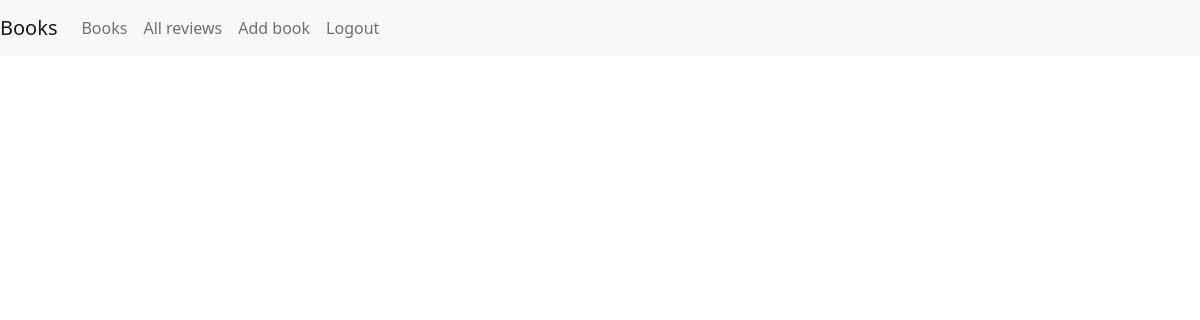
Page /app/review_list/ (signed in) on the earlier database version.
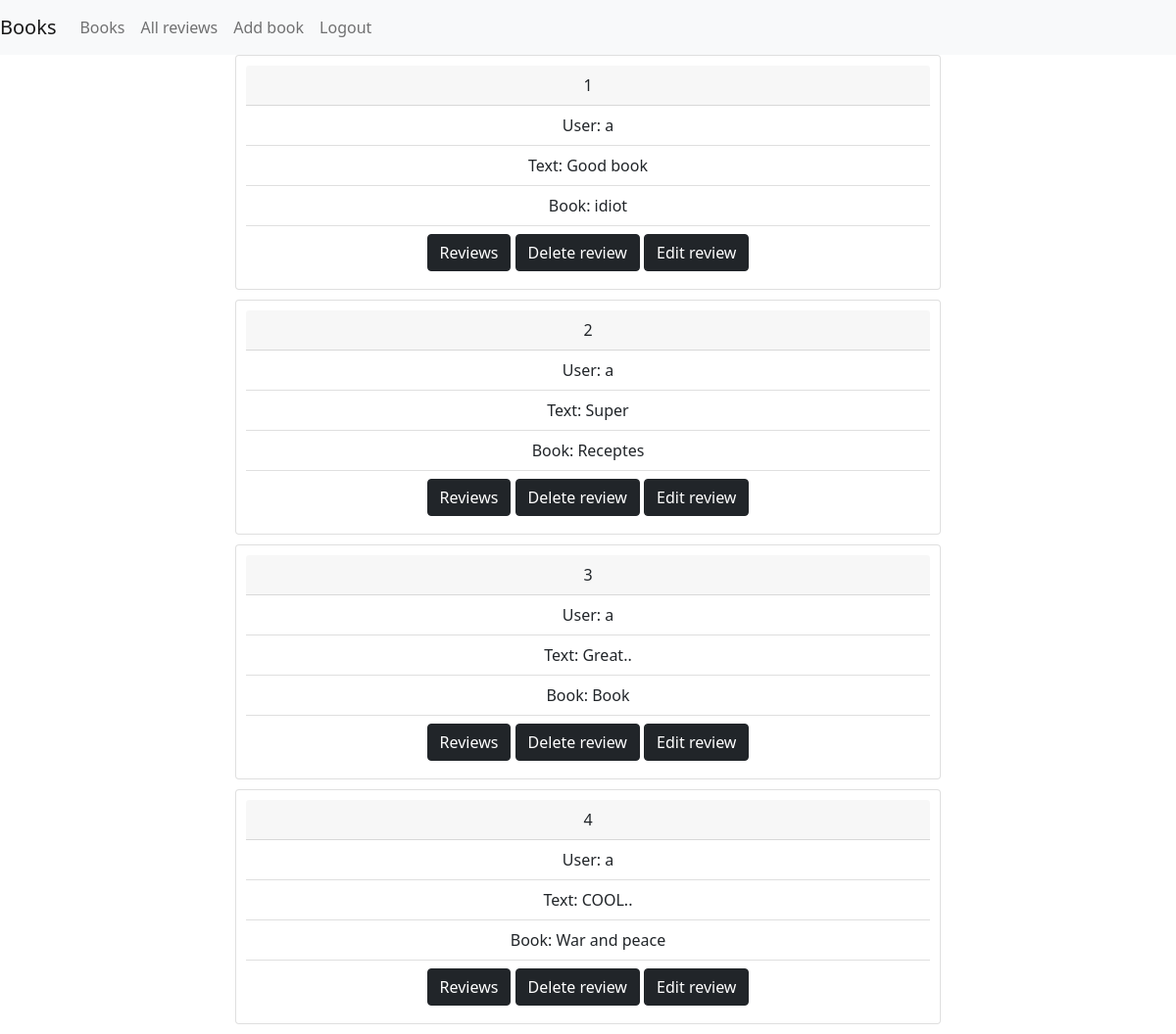
Same page on the later database version.
### app_tutorial/models.py (models this page shows, shortened)
class Review(models.Model):
    user = models.ForeignKey(User, on_delete = models.CASCADE)
    book = models.ForeignKey(Book, on_delete= models.CASCADE)
    text = models.TextField()

class Book(models.Model):
    name = models.CharField(max_length=255)
    pages_number = models.IntegerField(default=100)
    price = models.DecimalField(max_digits=10, decimal_places=2)
    description = models.TextField(null=True,blank=True)
    def __str__(self):
        return self.name

### app_tutorial/views.py (the view)
# urls.py: path('review_list/', views.review_list, name='review_list'),
def review_list(request):
    reviews = Review.objects.all()
    return render(request, 'review_list.html', {'reviews': reviews})

### templates/review_list.html
{% extends 'base.html'%}
{%block content%}
{% for review in reviews %}
    <div class="review card">
      <div class="card-header">
        {{review.id}}
      </div>
      <ul class="list-group list-group-flush">
        <li class="list-group-item">User: {{review.user}}</li>
        <li class="list-group-item">Text: {{review.text}}</li>
        <li class="list-group-item">Book: {{review.book}}</li>
          <li class="list-group-item">
              <a class="btn btn-dark" href="{% url 'book_review_list' book_id=review.book.id%}" role="button">Reviews</a>
              {% if user.is_authenticated %}
                {% if review.user == user %}
                    <a class="btn btn-dark" href="{% url 'delete_review' review_id=review.id%}">Delete review</a>
                    <a class="btn btn-dark" href="{% url 'edit_review' review_id=review.id%}">Edit review</a>
                {% endif %}
              {% endif %}
          </li>
      </ul>
    </div>
{% endfor %}
{% endblock %}

Differences in the rows shown:
added Review: id "1", user "a", text "Good book", book "idiot", shows "Delete review"
added Review: id "2", user "a", text "Super", book "Receptes", shows "Delete review"
added Review: id "3", user "a", text "Great..", book "Book", shows "Delete review"
added Review: id "4", user "a", text "COOL..", book "War and peace", shows "Delete review"
